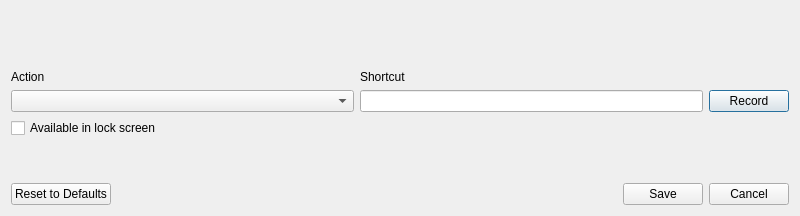
<?xml version="1.0" encoding="UTF-8"?>
<ui version="4.0">
 <class>Dialog</class>
 <widget class="QDialog" name="Dialog">
  <property name="geometry">
   <rect>
    <x>0</x>
    <y>0</y>
    <width>800</width>
    <height>216</height>
   </rect>
  </property>
  <property name="sizePolicy">
   <sizepolicy hsizetype="Fixed" vsizetype="Fixed">
    <horstretch>0</horstretch>
    <verstretch>0</verstretch>
   </sizepolicy>
  </property>
  <property name="minimumSize">
   <size>
    <width>800</width>
    <height>200</height>
   </size>
  </property>
  <property name="maximumSize">
   <size>
    <width>800</width>
    <height>216</height>
   </size>
  </property>
  <property name="windowTitle">
   <string>Sway Shortcuts Manager</string>
  </property>
  <layout class="QVBoxLayout" name="verticalLayout_5">
   <item>
    <spacer name="verticalSpacer_3">
     <property name="orientation">
      <enum>Qt::Vertical</enum>
     </property>
     <property name="sizeHint" stdset="0">
      <size>
       <width>20</width>
       <height>40</height>
      </size>
     </property>
    </spacer>
   </item>
   <item>
    <layout class="QVBoxLayout" name="verticalLayout_2">
     <item>
      <layout class="QHBoxLayout" name="horizontalLayout_2">
       <item>
        <layout class="QVBoxLayout" name="verticalLayout_3">
         <item>
          <spacer name="horizontalSpacer">
           <property name="orientation">
            <enum>Qt::Horizontal</enum>
           </property>
           <property name="sizeHint" stdset="0">
            <size>
             <width>40</width>
             <height>20</height>
            </size>
           </property>
          </spacer>
         </item>
         <item>
          <widget class="QLabel" name="labelAction">
           <property name="text">
            <string>Action</string>
           </property>
           <property name="buddy">
            <cstring>cmbAction</cstring>
           </property>
          </widget>
         </item>
         <item>
          <widget class="QComboBox" name="cmbAction"/>
         </item>
        </layout>
       </item>
       <item>
        <layout class="QHBoxLayout" name="horizontalLayout">
         <item>
          <layout class="QVBoxLayout" name="verticalLayout">
           <item>
            <spacer name="horizontalSpacer_3">
             <property name="orientation">
              <enum>Qt::Horizontal</enum>
             </property>
             <property name="sizeHint" stdset="0">
              <size>
               <width>40</width>
               <height>20</height>
              </size>
             </property>
            </spacer>
           </item>
           <item>
            <widget class="QLabel" name="labelShortcut">
             <property name="text">
              <string>Shortcut</string>
             </property>
            </widget>
           </item>
           <item>
            <widget class="QLineEdit" name="leShortcut"/>
           </item>
          </layout>
         </item>
        </layout>
       </item>
       <item>
        <layout class="QVBoxLayout" name="verticalLayout_4">
         <item>
          <spacer name="verticalSpacer_2">
           <property name="orientation">
            <enum>Qt::Vertical</enum>
           </property>
           <property name="sizeHint" stdset="0">
            <size>
             <width>20</width>
             <height>40</height>
            </size>
           </property>
          </spacer>
         </item>
         <item>
          <widget class="QPushButton" name="pbRecord">
           <property name="text">
            <string>Record</string>
           </property>
          </widget>
         </item>
        </layout>
       </item>
      </layout>
     </item>
     <item>
      <widget class="QCheckBox" name="cbLocked">
       <property name="text">
        <string>Available in lock screen</string>
       </property>
      </widget>
     </item>
     <item>
      <spacer name="verticalSpacer">
       <property name="orientation">
        <enum>Qt::Vertical</enum>
       </property>
       <property name="sizeHint" stdset="0">
        <size>
         <width>20</width>
         <height>40</height>
        </size>
       </property>
      </spacer>
     </item>
     <item>
      <layout class="QHBoxLayout" name="horizontalLayout_4">
       <item>
        <widget class="QPushButton" name="pbReset">
         <property name="text">
          <string>Reset to Defaults</string>
         </property>
        </widget>
       </item>
       <item>
        <spacer name="horizontalSpacer_2">
         <property name="orientation">
          <enum>Qt::Horizontal</enum>
         </property>
         <property name="sizeHint" stdset="0">
          <size>
           <width>40</width>
           <height>20</height>
          </size>
         </property>
        </spacer>
       </item>
       <item>
        <widget class="QPushButton" name="pbSave">
         <property name="text">
          <string>Save</string>
         </property>
        </widget>
       </item>
       <item>
        <widget class="QPushButton" name="pushButton">
         <property name="text">
          <string>Cancel</string>
         </property>
        </widget>
       </item>
      </layout>
     </item>
    </layout>
   </item>
  </layout>
 </widget>
 <resources/>
 <connections>
  <connection>
   <sender>pushButton</sender>
   <signal>clicked()</signal>
   <receiver>Dialog</receiver>
   <slot>reject()</slot>
   <hints>
    <hint type="sourcelabel">
     <x>750</x>
     <y>191</y>
    </hint>
    <hint type="destinationlabel">
     <x>797</x>
     <y>176</y>
    </hint>
   </hints>
  </connection>
 </connections>
</ui>
